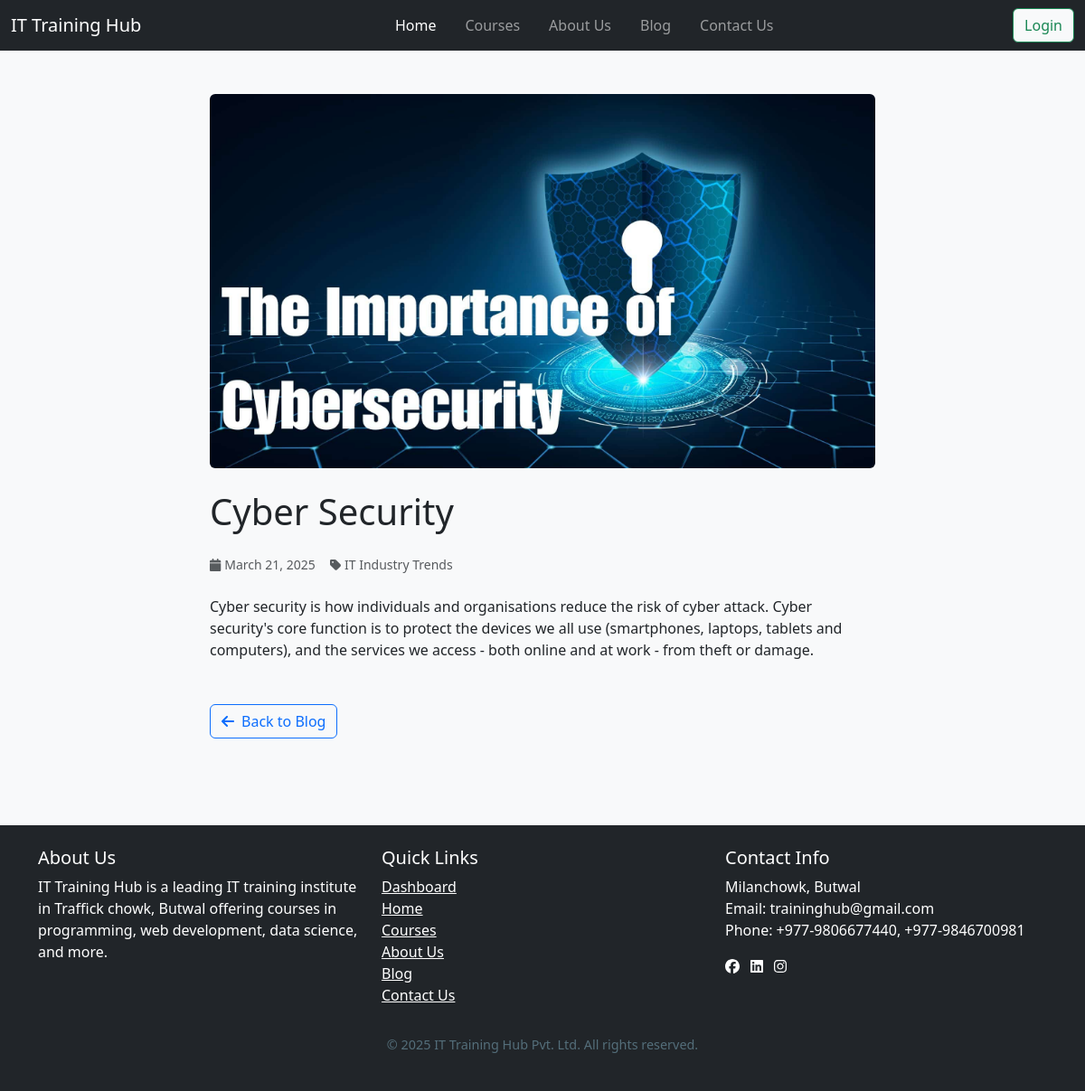
/blog/30/, run on the app's committed database.
### myapp/models.py (models this page shows, shortened)
class Blog(models.Model):
    CATEGORY_CHOICES = [
        ('trends', 'IT Industry Trends'),
        ('learning-tips', 'Learning Tips for Programming'),
        ('career-guidance', 'Career Guidance in Tech Fields'),
    ]
    title = models.CharField(max_length=200)
    slug = models.SlugField(max_length=200, unique=True, blank=True)
    content = models.TextField()
    category = models.CharField(max_length=50, choices=CATEGORY_CHOICES)
    image = models.ImageField(upload_to='blogs/', blank=True, null=True)
    created_at = models.DateTimeField(auto_now_add=True)
    updated_at = models.DateTimeField(auto_now=True)

### myapp/views.py (the view)
# urls.py: path('blog/<slug:slug>/', blog_detail, name='blog_detail'),
def blog_detail(request, slug):
    blog = get_object_or_404(Blog, slug=slug)
    return render(request, 'main/blog_detail.html', {'blog': blog, 'date':date})

### myapp/templates/main/blog_detail.html (shortened to what this page needs)
{% extends 'base.html' %}
{% load static %}
{% block content %}
<section class="blog-detail-section py-5">
  <div class="container">
    <div class="row">
      <div class="col-lg-8 mx-auto">
        {% if blog.image %}
        <img src="{{ blog.image.url }}" class="img-fluid rounded mb-4" alt="{{ blog.title }}">
        {% else %}
        <img src="{% static 'images/default-blog.jpg' %}" class="img-fluid rounded mb-4" alt="Default Blog Image">
        {% endif %}
        <h1 class="mb-4">{{ blog.title }}</h1>
        <div class="d-flex align-items-center mb-4">
          <small class="text-muted me-3">
            <i class="fas fa-calendar me-1"></i>{{ blog.created_at|date:"F d, Y" }}
          </small>
          <small class="text-muted">
            <i class="fas fa-tag me-1"></i>{{ blog.get_category_display }}
          </small>
        </div>
        <div class="blog-content">
          {{ blog.content|linebreaks }}
        </div>
        <div class="mt-5">
          <a href="{% url 'blog_list' %}" class="btn btn-outline-primary">
            <i class="fas fa-arrow-left me-2"></i>Back to Blog
          </a>
        </div>
      </div>
    </div>
  </div>
</section>
{% endblock content %}

### myapp/static/css/style.css (style rules this page uses)
body { background-color: #f8f9fa; }

### data on the page
Blog: image (picture), title "Cyber Security", created_at "March 21, 2025", category "IT Industry Trends", content "Cyber security is how individuals and organisations reduce the risk of cyber attack. Cyber security's core function is to protect the devices we all use (smartphones, laptops, tablets and computers), and the services we access - both online and at work - from theft or damage."

### other printed values
{{ date }} "2025"
